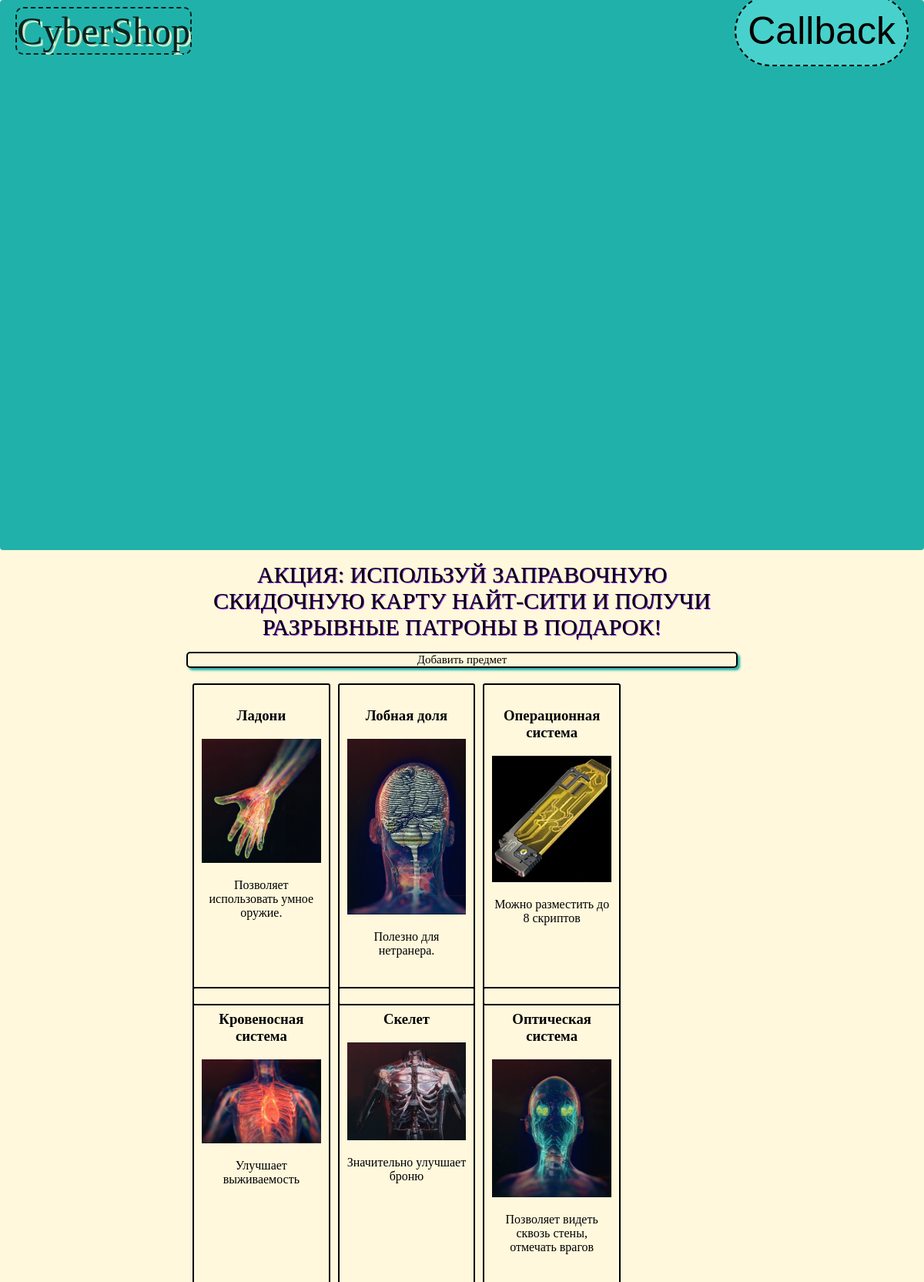
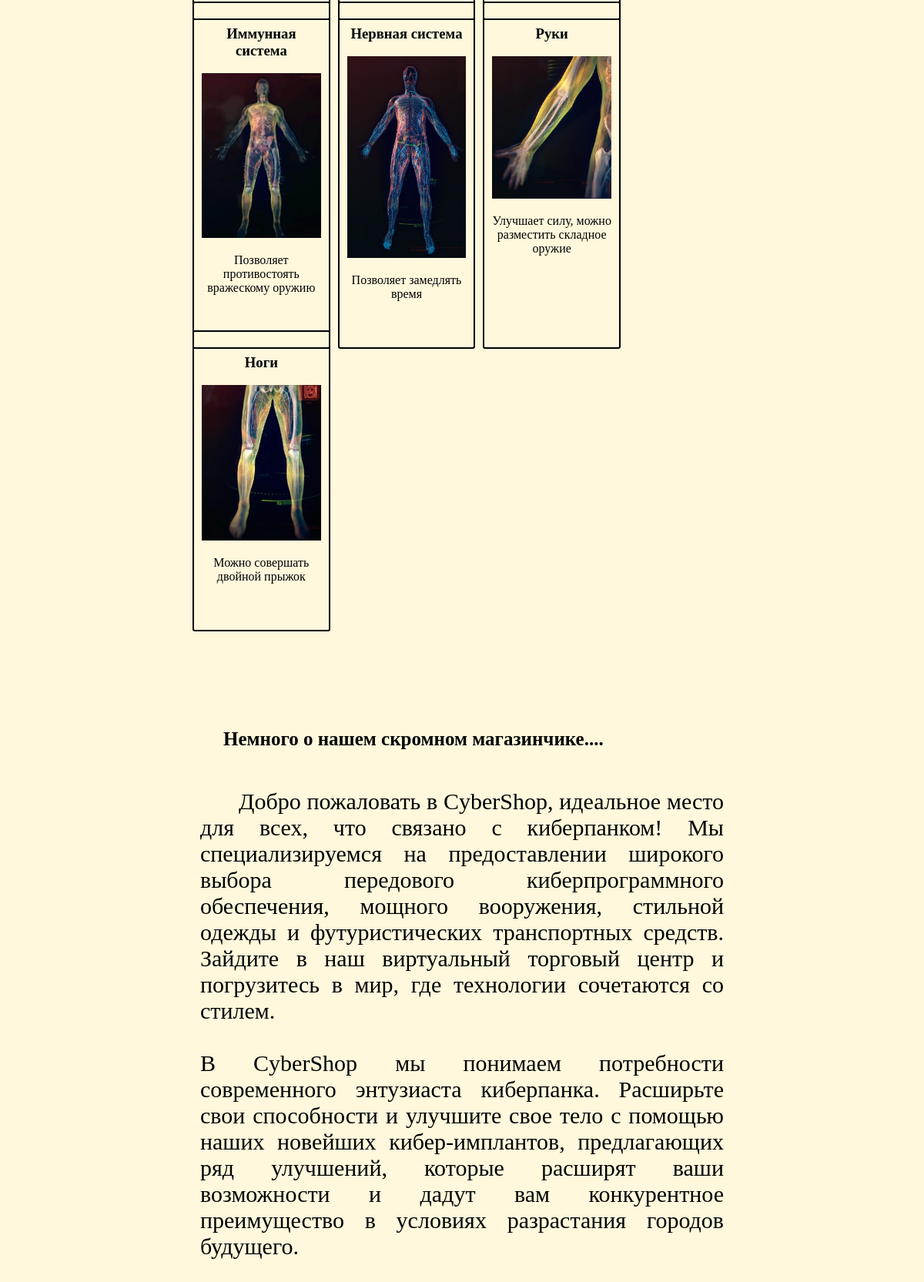
Screenshot of /cat/implants (upper part) with the database file from the repository (2 pictures, top to bottom).
### implants/models.py (models this page shows)
class Card_category(GeneralItem):
    photo = models.ImageField(upload_to="illustration/Menu_preview/", verbose_name='Миниатюра', blank=True)
    class Meta:
        abstract = True

class Cyberware_category(Card_category):
    pass

### implants/views.py (the view)
# urls.py: path('cat/<slug:category_path>', categories, name='categories'),
def categories(request, category_path):
    dict_href = {'implants': Cyberware_category, 'trans': Auto_category, 'weapons': Weapon_category,
                 'clothes': Clothes_category, 'items': Items_category}
    chosen_category = dict_href[category_path]
    cards = chosen_category.objects.all()
    context = {
        'title': 'CyberShop',
        'cards': cards,
    }
    context.update(gather_base_context())
    return render(request, 'implants/sidemenu.html', context=context)

### implants/views.py (called while the page is built)
def gather_base_context():
    menus = Menu_category.objects.all()
    context = {'menus': menus,
               'shopname': 'CyberShop',
               }
    return context

### implants/templates/implants/sidemenu.html (shortened to what this page needs)
{% extends 'implants/index.html' %}
{% block menu %}
<a href="{% url 'addnewitem' %}" class="buket" style="display:block"> Добавить предмет </a>
<div class="clearfix">
        <div class="cardszone">
            {% for card in cards %}
            <a class='card_href' href={{ card.href }}>
            <div class="card">
                <h3 class="card-description">{{ card.category }}</h3>
                <img src="{{ card.photo.url }}" alt="">
                <p class="card-description">{{ card.description }}</p>
            </div>
            </a>
            {% endfor %}
        </div>
    </div>
{% endblock %}

### implants/templates/implants/index.html (shortened to what this page needs)
{% extends 'implants/base.html' %}
{% block content %}
<div class="flowers">
    <header>
        АКЦИЯ: ИСПОЛЬЗУЙ ЗАПРАВОЧНУЮ СКИДОЧНУЮ КАРТУ НАЙТ-СИТИ И ПОЛУЧИ РАЗРЫВНЫЕ ПАТРОНЫ В ПОДАРОК!
    </header>
    {% block menu %}
    {% endblock %}
    <h3 class='about-us' id='description'>Немного о нашем скромном магазинчике....</h3>
    <p class='description'>
        Добро пожаловать в {{ shopname }}, идеальное место для всех, что связано с киберпанком! Мы специализируемся на
        предоставлении широкого выбора передового киберпрограммного обеспечения, мощного вооружения, стильной одежды и
        футуристических транспортных средств. Зайдите в наш виртуальный торговый центр и погрузитесь в мир, где
        технологии сочетаются со стилем.<br><br>
        В {{ shopname }} мы понимаем потребности современного энтузиаста киберпанка. Расширьте свои способности и улучшите
        свое тело с помощью наших новейших кибер-имплантов, предлагающих ряд улучшений, которые расширят ваши
        возможности и дадут вам конкурентное преимущество в условиях разрастания городов будущего.<br><br>
        повстанцев.<br><br>
        необходимое для создания вашего фирменного стиля.<br><br>
        захватывающие приключения по огромному мегаполису.<br><br>
        соответствующее вашим потребностям.<br><br>
        кибернетическому усовершенствованию за раз.<br><br>
    </p>
</div>
{% endblock%}

### implants/templates/implants/base.html (shortened to what this page needs)
{% load static %}
<!DOCTYPE html>
<html lang="en-BY">
<head>
    <link type="text/css" href="{% static 'implants/css/styles.css' %}" rel="stylesheet"/>
</head>
<body>
<nav class="navbar">
    <div class="container">
        <a href="{% url 'home' %}" class="logo">{{ shopname }}</a>
        <button id="demo" onclick="myCallback()" class="callback">Callback</button>
    </div>
</nav>
<main>
    {% block content %}
    {% endblock %}
</main>
</body>
</html>

### implants/static/implants/css/styles.css (style rules this page uses)
body { box-sizing: border-box; padding: 0; margin: 0; }
header { text-align: center; font-size: 30px; margin: 10px 0; padding: 5px; text-shadow: 1px 1px BlueViolet; }
main { background-color: Cornsilk; border: 1px solid; width: 60%; height: auto; position: absolute; top: 10%; left: 20%; }
.navbar { background-color: LightSeaGreen; border-radius: 4px; height: 10%; width: 100%; position: fixed; z-index: 1; font-size: 30px; font-style: solid; }
.navbar .container { height: 10vh; display: flex; justify-content: space-between; align-items: center; padding: 0px 20px; }
.container a { font-size: 50px; color: black; text-decoration: none; }
.clearfix { margin-bottom: 150px; }
.clearfix::after { box-sizing: border-box; content: ""; clear: both; display: table; }
a.logo { border: 2px dashed; border-radius: 10px; opacity: 0.8; text-shadow: 3px 3px LemonChiffon; }
.callback { border: 2px dashed; border-radius: 100px; font-size: 50px; background-color: MediumTurquoise; padding: 15px; }
.about-us { font-size: 25px; text-indent: 50px; font-weight: 700; }
.cardszone { box-sizing: border-box; float: left; width: 80%; padding: 5px; grid-template-columns: repeat(3, 1fr); display: grid; }
.buket { font-size: 20px; border: 2px solid; border-radius: 5px; text-align: center; margin: 10px 2px; box-shadow: 3px 3px 3px LightSeaGreen; color: black; text-decoration: none; }
.card_href { color: black; text-decoration: none; }
.card img { width: 100%; height:auto; }
.card { border: 2px solid; padding: 10px; margin: 5px; border-radius: 3px; height: 100%; }
.card-description { width:100%; text-align: center; }
.description { font-size: 30px; text-align: justify; text-indent: 50px; padding: 20px; }
@media only screen and (max-width: 1550px) { .buket { font-size: 15px; } }
@media only screen and (max-width: 1230px) { .buket { display:none; } }
@media only screen and (max-width: 1230px) { body { background-color: Cornsilk; } }
@media only screen and (max-width: 1230px) { main { border: none; } }

### rows the page displays
Cyberware_category: category "Ладони", photo (picture), description "Позволяет использовать умное оружие."
Cyberware_category: category "Лобная доля", photo (picture), description "Полезно для нетранера."
Cyberware_category: category "Операционная система", photo (picture), description "Можно разместить до 8 скриптов"
Cyberware_category: category "Кровеносная система", photo (picture), description "Улучшает выживаемость"
Cyberware_category: category "Скелет", photo (picture), description "Значительно улучшает броню"
Cyberware_category: category "Оптическая система", photo (picture), description "Позволяет видеть сквозь стены, отмечать врагов"
Cyberware_category: category "Иммунная система", photo (picture), description "Позволяет противостоять вражескому оружию"
Cyberware_category: category "Нервная система", photo (picture), description "Позволяет замедлять время"
Cyberware_category: category "Руки", photo (picture), description "Улучшает силу, можно разместить складное оружие"
Cyberware_category: category "Ноги", photo (picture), description "Можно совершать двойной прыжок"

### other values shown
{{ shopname }} "CyberShop"
